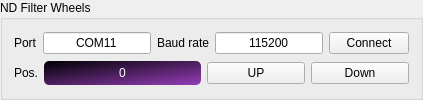
             <widget class="QGroupBox" name="groupBox_17">
              <property name="title">
               <string>ND Filter Wheels</string>
              </property>
              <layout class="QVBoxLayout" name="verticalLayout_24">
               <item>
                <layout class="QHBoxLayout" name="horizontalLayout_15">
                 <property name="topMargin">
                  <number>0</number>
                 </property>
                 <item>
                  <widget class="QLabel" name="label_47">
                   <property name="text">
                    <string>Port</string>
                   </property>
                  </widget>
                 </item>
                 <item>
                  <widget class="QLineEdit" name="lineEdit_gpib_3">
                   <property name="text">
                    <string>COM11</string>
                   </property>
                   <property name="alignment">
                    <set>Qt::AlignCenter</set>
                   </property>
                  </widget>
                 </item>
                 <item>
                  <widget class="QLabel" name="label_48">
                   <property name="text">
                    <string>Baud rate</string>
                   </property>
                  </widget>
                 </item>
                 <item>
                  <widget class="QLineEdit" name="lineEdit_gpib_4">
                   <property name="text">
                    <string>115200</string>
                   </property>
                   <property name="alignment">
                    <set>Qt::AlignCenter</set>
                   </property>
                  </widget>
                 </item>
                 <item>
                  <widget class="QPushButton" name="btn_gpib_conn_2">
                   <property name="text">
                    <string>Connect</string>
                   </property>
                  </widget>
                 </item>
                </layout>
               </item>
               <item>
                <layout class="QHBoxLayout" name="horizontalLayout_7">
                 <property name="topMargin">
                  <number>0</number>
                 </property>
                 <item>
                  <widget class="QLabel" name="label_49">
                   <property name="text">
                    <string>Pos.</string>
                   </property>
                  </widget>
                 </item>
                 <item>
                  <widget class="QLabel" name="label_38">
                   <property name="sizePolicy">
                    <sizepolicy hsizetype="Expanding" vsizetype="Preferred">
                     <horstretch>0</horstretch>
                     <verstretch>0</verstretch>
                    </sizepolicy>
                   </property>
                   <property name="minimumSize">
                    <size>
                     <width>45</width>
                     <height>0</height>
                    </size>
                   </property>
                   <property name="styleSheet">
                    <string notr="true">padding: 5px;
border-radius: 5px;
background-color: qlineargradient(spread:pad, x1:0, y1:0, x2:0.961111, y2:1, stop:0 rgba(0, 0, 0, 255), stop:1 rgba(146, 60, 181, 255));
color: rgb(255, 255, 255);</string>
                   </property>
                   <property name="text">
                    <string>0</string>
                   </property>
                   <property name="alignment">
                    <set>Qt::AlignCenter</set>
                   </property>
                  </widget>
                 </item>
                 <item>
                  <widget class="QPushButton" name="pushButton">
                   <property name="minimumSize">
                    <size>
                     <width>98</width>
                     <height>0</height>
                    </size>
                   </property>
                   <property name="text">
                    <string>UP</string>
                   </property>
                  </widget>
                 </item>
                 <item>
                  <widget class="QPushButton" name="pushButton_5">
                   <property name="minimumSize">
                    <size>
                     <width>98</width>
                     <height>0</height>
                    </size>
                   </property>
                   <property name="text">
                    <string>Down</string>
                   </property>
                  </widget>
                 </item>
                </layout>
               </item>
              </layout>
             </widget>
